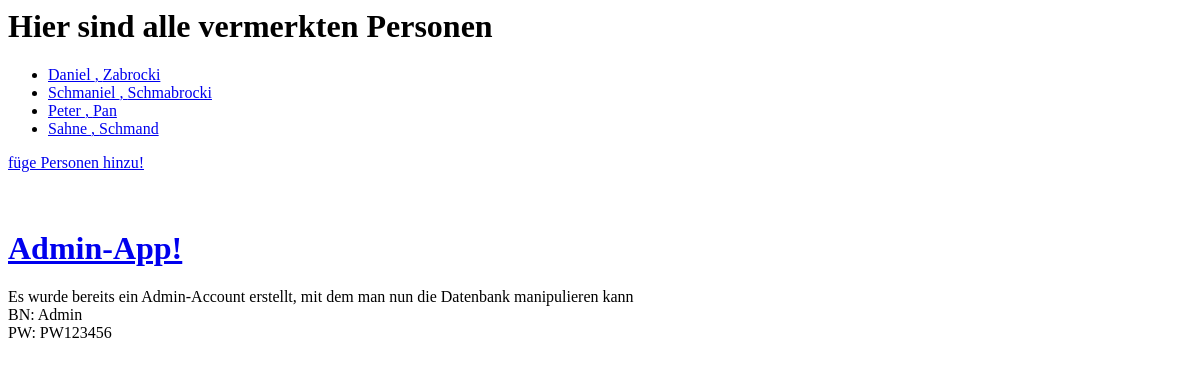
Before: / with the older database file.
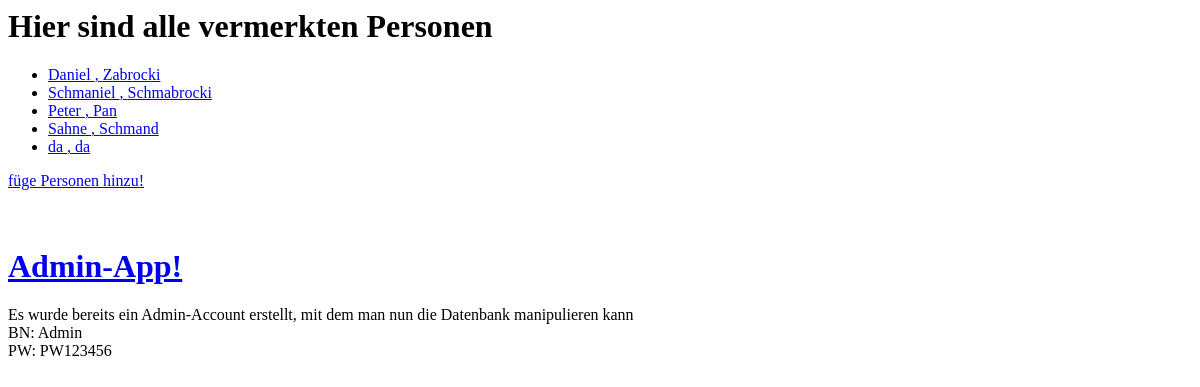
After: the same page with the newer database file.
### people/models.py (models this page shows, shortened)
class Person(models.Model):
    name = models.CharField(max_length=128)
    lastname = models.CharField(max_length=128)
    age = models.IntegerField()

### people/views.py (the view)
# urls.py: url(r'^$', views.IndexView.as_view(), name='index'),
class IndexView(generic.ListView):
    template_name = 'people/index.html'
    context_object_name='all_persons'
    def get_queryset(self):
        return  Person.objects.all()

### people/templates/people/index.html (shortened to what this page needs)
{% block body%}
	{% if all_persons %}
		<h1>Hier sind alle vermerkten Personen</h1>
		<ul>
			{% for person in all_persons %}
			<li><a href="{% url 'people:detail' person.id %}">{{person.name}} , {{person.lastname}}</a></li>
    {% endfor %}
		</ul>
	{% else %}
		<h1> Keine Personen angemeldet, füge doch welche hinzu :)</h1>
	{% endif %}
<a href="{% url 'people:person_add' %}"> füge Personen hinzu! </a>
<h1>
<a href="/admin"> Admin-App! </a></h1>
Es wurde bereits ein Admin-Account erstellt, mit dem man nun die Datenbank manipulieren kann
BN: Admin
PW: PW123456
{% endblock %}

Changed rows visible on the page:
added Person: name "da", lastname "da"
